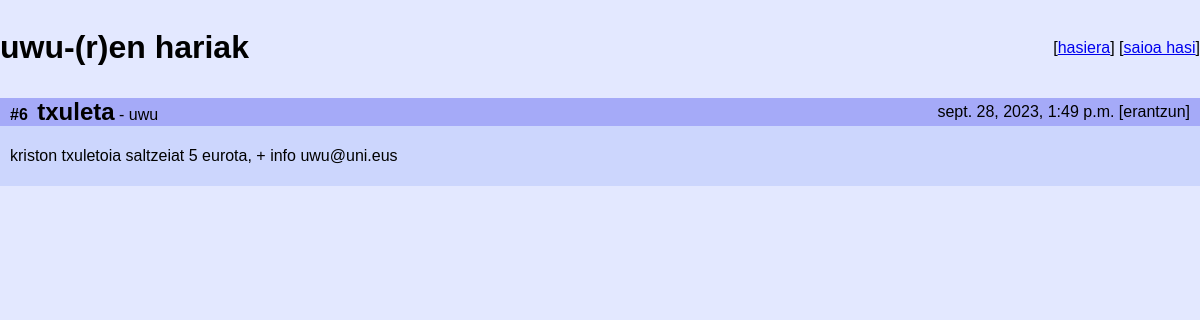
Before: /autorea/uwu/ with the older database file.
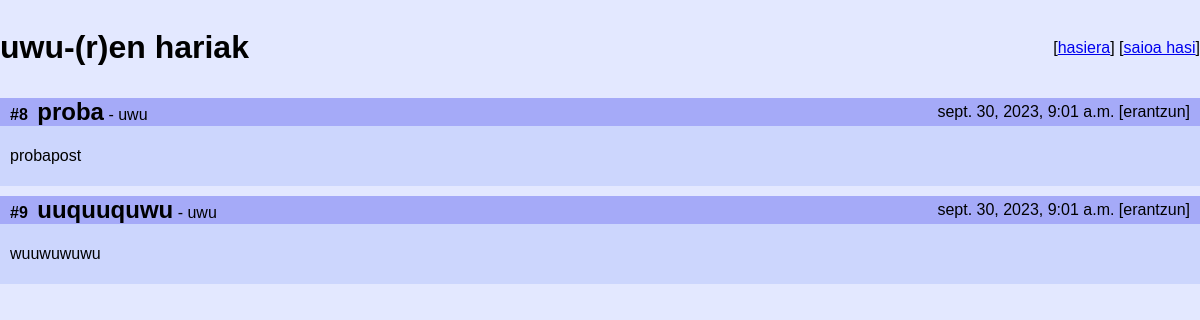
After: the same page with the newer database file.
### foro/models.py (models this page shows, shortened)
class Thread(models.Model):
    title = models.CharField(max_length=200)
    author = models.CharField(max_length=100)
    content = models.TextField()
    creation_date = models.DateTimeField(auto_now_add=True)
    bumped = models.DateTimeField(auto_now_add=True)
    votes = models.IntegerField(default=0)
    replies = models.IntegerField(default=0)

### foro/views.py (the view)
# urls.py: path('autorea/<str:author>/', views.autorea, name='autorea'),
def autorea(request, author):
    threads = Thread.objects.filter(author=author)
    return render(request, 'foro/autorea.html', {'author': author, 'threads': threads})

### foro/templates/foro/autorea.html (shortened to what this page needs)
{% load static %}
<!DOCTYPE html>
<html lang="en">
<head>
    <link rel="stylesheet" href="/static/css/foro.css">
</head>
<body>
<div class="global">
    <div class="header">
        <h1>{{ author }}-(r)en hariak</h1>
        <div class="headeritems">
            [<a href="/">hasiera</a>]
            {% if user.is_authenticated %}
                [<a class="loginbutton" href="/logout">saioa itxi</a>]
                [<a class="postbutton" href="/add">igo</a>]
            {% else %}
                [<a class="loginbutton" href="/login">saioa hasi</a>]
            {% endif %}
        </div>
    </div>
    {% for thread in threads %}
        <div class="postdiv">
            <div class="titlediv">
                <span>
                    <span class="threadid">#{{ thread.id }}</span> <a class="threadtitle">{{ thread.title }}</a> - {{ thread.author }}
                </span>
                <span>
                    {{ thread.creation_date }}
                    <a>[erantzun]</a>
                </span>
            </div>
            <div class="contentdiv">
                <p>{{ thread.content }}</p>
            </div>
        </div>
    {% endfor %}
</div>
</body>
</html>

Changed rows visible on the page:
removed Thread: author "uwu", id "6", title "txuleta", creation_date "sept. 28, 2023, 1:49 p.m.", content "kriston txuletoia saltzeiat 5 eurota, + info uwu@uni.eus"
added Thread: id "8", title "proba", author "uwu", creation_date "sept. 30, 2023, 9:01 a.m.", content "probapost"
added Thread: id "9", title "uuquuquwu", author "uwu", creation_date "sept. 30, 2023, 9:01 a.m.", content "wuuwuwuwu"
Other visible differences:
{{ author }}: (not shown) → "uwu"
